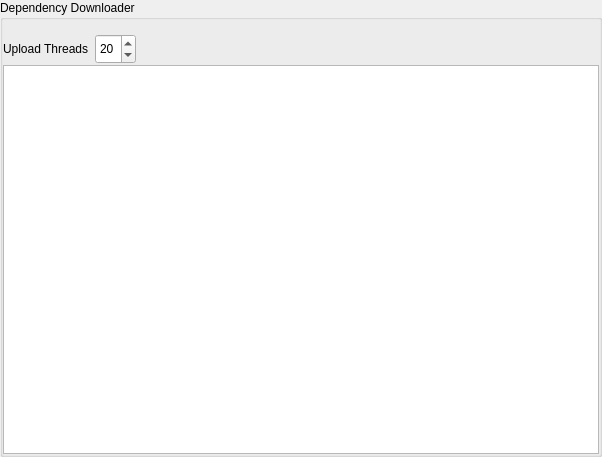
<?xml version="1.0" encoding="UTF-8"?>
<ui version="4.0">
 <class>Form</class>
 <widget class="QWidget" name="Form">
  <property name="geometry">
   <rect>
    <x>0</x>
    <y>0</y>
    <width>602</width>
    <height>457</height>
   </rect>
  </property>
  <property name="windowTitle">
   <string>Downloader: Miguel Molledo</string>
  </property>
  <layout class="QVBoxLayout" name="verticalLayout_3">
   <property name="spacing">
    <number>6</number>
   </property>
   <property name="leftMargin">
    <number>0</number>
   </property>
   <property name="topMargin">
    <number>0</number>
   </property>
   <property name="rightMargin">
    <number>0</number>
   </property>
   <property name="bottomMargin">
    <number>0</number>
   </property>
   <item>
    <widget class="QGroupBox" name="groupBox">
     <property name="title">
      <string>Dependency Downloader</string>
     </property>
     <layout class="QVBoxLayout" name="verticalLayout_2">
      <property name="spacing">
       <number>6</number>
      </property>
      <property name="leftMargin">
       <number>0</number>
      </property>
      <property name="topMargin">
       <number>9</number>
      </property>
      <property name="rightMargin">
       <number>0</number>
      </property>
      <property name="bottomMargin">
       <number>0</number>
      </property>
      <item>
       <layout class="QHBoxLayout" name="horizontalLayout_2">
        <property name="spacing">
         <number>6</number>
        </property>
        <item>
         <widget class="QLabel" name="thread_label">
          <property name="minimumSize">
           <size>
            <width>0</width>
            <height>30</height>
           </size>
          </property>
          <property name="maximumSize">
           <size>
            <width>16777215</width>
            <height>20</height>
           </size>
          </property>
          <property name="toolTip">
           <string>Quantity of downloader threads to execute at the same time.</string>
          </property>
          <property name="text">
           <string>Upload Threads</string>
          </property>
         </widget>
        </item>
        <item>
         <widget class="QSpinBox" name="thread_spinBox">
          <property name="enabled">
           <bool>true</bool>
          </property>
          <property name="minimumSize">
           <size>
            <width>0</width>
            <height>30</height>
           </size>
          </property>
          <property name="maximumSize">
           <size>
            <width>16777215</width>
            <height>20</height>
           </size>
          </property>
          <property name="toolTip">
           <string>Quantity of downloader threads to execute at the same time.</string>
          </property>
          <property name="minimum">
           <number>2</number>
          </property>
          <property name="maximum">
           <number>40</number>
          </property>
          <property name="value">
           <number>20</number>
          </property>
         </widget>
        </item>
        <item>
         <spacer name="horizontalSpacer">
          <property name="orientation">
           <enum>Qt::Horizontal</enum>
          </property>
          <property name="sizeHint" stdset="0">
           <size>
            <width>40</width>
            <height>20</height>
           </size>
          </property>
         </spacer>
        </item>
       </layout>
      </item>
      <item>
       <widget class="QListWidget" name="dependency_list">
        <property name="contextMenuPolicy">
         <enum>Qt::CustomContextMenu</enum>
        </property>
        <property name="sortingEnabled">
         <bool>true</bool>
        </property>
       </widget>
      </item>
     </layout>
    </widget>
   </item>
  </layout>
 </widget>
 <resources/>
 <connections/>
</ui>
